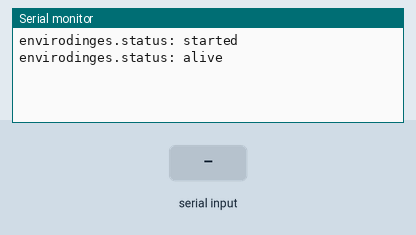
Simulated run of this program. Board: SparkFun Pro Micro, built with avr-gcc and run on an emulated ATmega32U4. Shown: the last lines printed to the serial monitor. The inputs (shaded band) are chosen by the test bench.

Above: at 6.2 s.
6.3 s: "1\n" received over the second serial link
At 6.9 s:
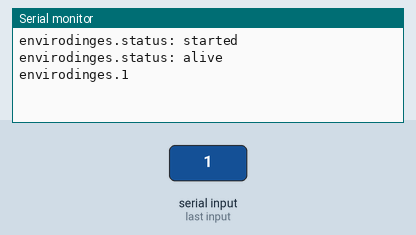
7.8 s: "0\n" received over the second serial link
At 9.0 s:
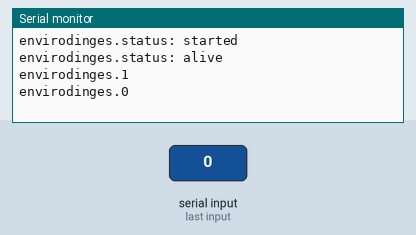
9.3 s: "2\n" received over the second serial link
At 10.4 s:
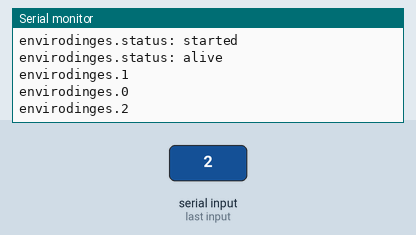

Measured:
- after the input at 6.3 s, the serial monitor: prints a new line at once (image 1)
- after the input at 7.8 s, the serial monitor: prints a new line at once (image 2)
- after the input at 9.3 s, the serial monitor: prints a new line at once (image 3)

The program:

main.cpp
```cpp
/*
 * Serial multiplexer.
 *
 * Two real serial ports can receive lines of text and
 * transmit these over the virtual serial port (USB) of
 * a Arduino Pro Micro
 *
 * Connections:
 *
 * Serial: Virtual serial port over USB (/dev/ttyUSBx on the Pi)
 * Serial1: HardwareSerial port of the Pro Micro
 *    - RXI (pin 0)
 *    - TXO (pin 1), unused
 * Serial2: SoftwareSerial
 *    - RXI (pin 8)
 *    - TXO (pin 9), unused
 *
 *      -------------
 *  10  |             |  9  TX   Serial2
 *  16  |             |  8  RX   Serial2
 *  14  |             |  7
 *  15  |             |  6
 *  18  |             |  5
 *  19  |             |  4
 *  20  |             |  3
 *  21  |             |  2
 * VCC  |             | GND
 * RST  |             | GND
 * GND  |    -----    |  0  RX   Serial1
 * RAW  |   |     |   |  1  TX   Serial1
 *       ---|     |---
 *           -----
 *                       USB
 *
 */

#define SERIAL1_RX 0
#define SERIAL1_TX 1
#define SERIAL2_RX 8
#define SERIAL2_TX 9

#include <Arduino.h>
#include <SoftwareSerial.h>

SoftwareSerial Serial2(SERIAL2_RX, SERIAL2_TX);
String Buffer1;
String Buffer2;

class Timer {
private:
    bool _rollover;
    unsigned long _timeout;
    unsigned long _next;

public:
    Timer(unsigned long timeout) {
        _timeout = timeout;
        next();
    }

    bool next() {
        unsigned long now = millis();

        if (_rollover) {
            if (now < _next) {  // millis() has also rolled over
                _rollover = false;
            }
            return false;  // still not ready for action
        }

        if (now > _next) {  // ready for action
            _next = now + _timeout;
            if (_next < now) {  // _next rolled over
                _rollover = true;
            }
            return true;
        }

        return false;
    }
};

Timer timer(10000);

void setup() {
    Serial.begin(115200);
    Serial1.begin(9600);
    Serial2.begin(9600);
    Serial2.listen();
    Buffer1 = "";
    Buffer2 = "";

    // Waiting for the USB Serial to be connected
    // is not necessary nor wanted

    delay(5000);

    Serial.println("envirodinges.status: started");
}

void ProcessChar(String &buffer, const char c) {
    switch (c) {
        case '\r':
            break;  // ignore
        case '\n':
            Serial.println("envirodinges." + buffer);
            buffer = "";
            break;
        default:
            buffer += c;
            break;
    }
}

void loop() {
    if (Serial1.available()) {
        char c = Serial1.read();
        ProcessChar(Buffer1, c);
    }

    if (Serial2.available()) {
        char c = Serial2.read();
        ProcessChar(Buffer2, c);
    }
    if (timer.next()) {
        Serial.println("envirodinges.status: alive");
    }
}
```
